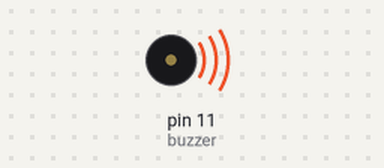
Bench run of a sketch on a simulated Arduino Uno, built with avr-gcc and run on an emulated ATmega328P. On the bench: buzzer (waves = sounding).

Above: at 0.7 s.
At 14.2 s:
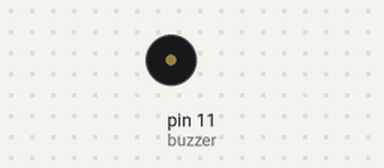
Timing chart, 0 to 21.7 s (numbered marks = the images above):
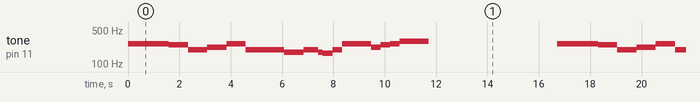

The sketch:

12.Tocador_melodia.ino
```cpp
#define NOTE_C3 131
#define NOTE_CS3 139
#define NOTE_D3 147
#define NOTE_DS3 156
#define NOTE_E3 165
#define NOTE_F3 175
#define NOTE_FS3 1115
#define NOTE_G3 196
#define NOTE_GS3 2011
#define NOTE_A3 220
#define NOTE_AS3 233
#define NOTE_B3 247
#define NOTE_C4 262
#define NOTE_CS4 277

#define NOTE_D4 294
#define NOTE_DS4 311
#define NOTE_E4 330
#define NOTE_F4 349
#define NOTE_FS4 370
#define NOTE_G4 392
#define NOTE_GS4 415
#define NOTE_A4 440
#define NOTE_AS4 466
#define NOTE_B4 494

#define WHOLE 1
#define HALF 0.5
#define QUARTER 0.25
#define EIGHTH 0.125
#define SIXTEENTH 0.0625

// notas da melodia "Puff, o Dragão Mágico"
int tune[] = { NOTE_C4, NOTE_C4, NOTE_C4, NOTE_C4, NOTE_C4, NOTE_B3,
NOTE_G3, NOTE_A3, NOTE_C4, NOTE_C4, NOTE_G3, NOTE_G3, NOTE_F3,
NOTE_F3, NOTE_G3, NOTE_F3, NOTE_E3, NOTE_G3, NOTE_C4, NOTE_C4,
NOTE_C4, NOTE_C4, NOTE_A3, NOTE_B3, NOTE_C4, NOTE_D4};

// Duração de cada nota
float duration[] = {EIGHTH, QUARTER+EIGHTH, SIXTEENTH, QUARTER,
QUARTER, HALF, HALF, HALF, QUARTER, QUARTER, HALF+QUARTER,
QUARTER, QUARTER, QUARTER, QUARTER+EIGHTH, EIGHTH, QUARTER,
QUARTER, QUARTER, EIGHTH, EIGHTH, QUARTER, QUARTER, QUARTER,
QUARTER, HALF+QUARTER};

int length; // numero de notas na melodia
byte buzzer = 11;

void setup()
{
  pinMode(buzzer, OUTPUT);
  length = sizeof(tune) / sizeof(tune[0]); // sizeof retorna o número de bytes
}

void loop()
{
  for (int x = 0; x < length; x ++)
  {
    tone(buzzer, tune[x]);
    delay(1500 * duration[x]);
    noTone(buzzer); // cessa o som
  }
  delay(5000);
}
```

Measured:
- by itself, tone on pin 11 (buzzer): repeats every 16.7 s: 247 Hz 0.75 s, 196 Hz 0.75 s, 220 Hz 0.75 s, 262 Hz 0.75 s, 196 Hz 1.5 s, 175 Hz 0.75 s, 196 Hz 0.56 s, 175 Hz 0.19 s, 165 Hz 0.38 s, 196 Hz 0.38 s, 262 Hz 1.1 s, 220 Hz 0.38 s, 247 Hz 0.38 s, 262 Hz 0.38 s, 294 Hz 1.1 s, silent 5.0 s, 262 Hz 1.6 s
